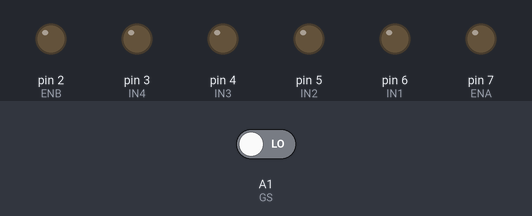
The sketch below on a simulated Arduino Uno, built with avr-gcc and run on an emulated ATmega328P. On the bench: output pins drawn as LEDs (lit = HIGH). The inputs (shaded band) are chosen by the test bench; at power-on: A1 (GS) LOW.

Above: at 0.1 s.
At 4.1 s:
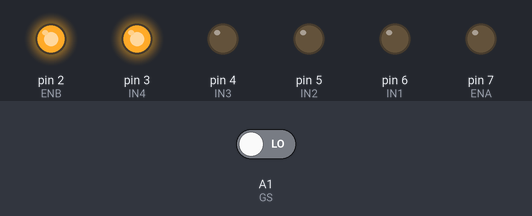
At 10.1 s:
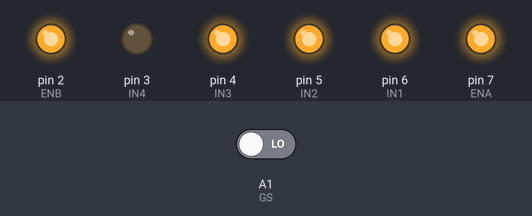
At 30.1 s:
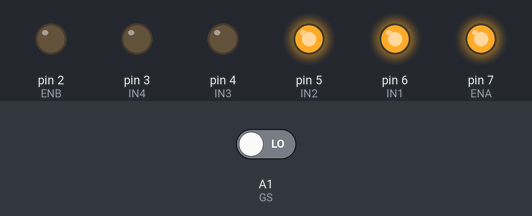
Timing chart, 0 to 31.6 s (numbered marks = the images above):
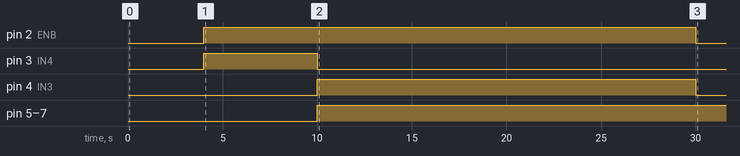

Measured:
- by itself, pin 2 (ENB): LOW → HIGH at 4.0 s, → LOW 26.0 s later
- by itself, pin 3 (IN4): LOW → HIGH at 4.0 s, → LOW 6.0 s later
- by itself, pin 4 (IN3): LOW → HIGH at 10.0 s, → LOW 20.0 s later
- by itself, pin 5 (IN2), pin 6 (IN1), pin 7 (ENA): LOW → HIGH at 10.0 s

The sketch:

DiceRoller_Project_1.ino
```cpp
#define ENA 7
#define IN1 6
#define IN2 5
#define IN3 4
#define IN4 3
#define ENB 2
#define GS A1
#define T 50
#define TimeUp 6000
#define TimeDown 20000

void setup()
{
  pinMode(ENA,OUTPUT);
  pinMode(ENB,OUTPUT);
  pinMode(IN1,OUTPUT);
  pinMode(IN2,OUTPUT);
  pinMode(IN3,OUTPUT);
  pinMode(IN4,OUTPUT);
  pinMode(GS,INPUT);
  digitalWrite(ENA,LOW);
  digitalWrite(ENB,LOW);
  digitalWrite(IN1,LOW);
  digitalWrite(IN2,LOW);
  digitalWrite(IN3,LOW);
  digitalWrite(IN4,LOW);
  delay(4000);
}
void loop()
{
up();
  toward();
down();
delay(100000);
}
void toward()
{
  digitalWrite(IN1,HIGH);
  digitalWrite(IN2,LOW);
  analogWrite(ENA,255);

  while(digitalRead(GS)==HIGH)
  {
    delay(T);
  }
  digitalWrite(IN1,HIGH);
  digitalWrite(IN2,HIGH);
  analogWrite(ENA,255);

}
void up()
{
  digitalWrite(IN3,LOW);
  digitalWrite(IN4,HIGH);
  analogWrite(ENB,255);
  delay(TimeUp);
  digitalWrite(IN3,HIGH);
  digitalWrite(IN4,HIGH);
  analogWrite(ENB,255);
}
void down()
{
  digitalWrite(IN3,HIGH);
  digitalWrite(IN4,LOW);
  analogWrite(ENB,255);
  delay(TimeDown);
  digitalWrite(IN3,LOW);
  digitalWrite(IN4,LOW);
  analogWrite(ENB,0);
}
```
